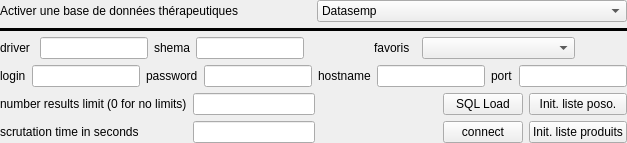
           <widget class="QWidget" name="tabDbconfig">
            <attribute name="title">
             <string>Bases de données thérapeutiques</string>
            </attribute>
            <layout class="QGridLayout" name="gridLayout_27">
             <property name="leftMargin">
              <number>0</number>
             </property>
             <property name="topMargin">
              <number>0</number>
             </property>
             <property name="rightMargin">
              <number>0</number>
             </property>
             <property name="bottomMargin">
              <number>0</number>
             </property>
             <item row="2" column="0" colspan="2">
              <layout class="QGridLayout" name="gridLayout_28">
               <item row="0" column="0">
                <widget class="QLabel" name="label_ip_driver">
                 <property name="sizePolicy">
                  <sizepolicy hsizetype="Maximum" vsizetype="Preferred">
                   <horstretch>0</horstretch>
                   <verstretch>0</verstretch>
                  </sizepolicy>
                 </property>
                 <property name="text">
                  <string>driver </string>
                 </property>
                </widget>
               </item>
               <item row="0" column="1">
                <widget class="QLineEdit" name="lineEdit_ip_driver">
                 <property name="sizePolicy">
                  <sizepolicy hsizetype="Maximum" vsizetype="Fixed">
                   <horstretch>0</horstretch>
                   <verstretch>0</verstretch>
                  </sizepolicy>
                 </property>
                 <property name="minimumSize">
                  <size>
                   <width>70</width>
                   <height>0</height>
                  </size>
                 </property>
                </widget>
               </item>
               <item row="0" column="5">
                <widget class="QLabel" name="label_ip_fav">
                 <property name="sizePolicy">
                  <sizepolicy hsizetype="Maximum" vsizetype="Preferred">
                   <horstretch>0</horstretch>
                   <verstretch>0</verstretch>
                  </sizepolicy>
                 </property>
                 <property name="text">
                  <string>                   favoris  </string>
                 </property>
                 <property name="alignment">
                  <set>Qt::AlignRight|Qt::AlignTrailing|Qt::AlignVCenter</set>
                 </property>
                </widget>
               </item>
               <item row="0" column="6">
                <layout class="QGridLayout" name="gridLayout_ftp_fav_2">
                 <item row="0" column="0">
                  <widget class="QComboBox" name="comboBox_ip_fav">
                   <property name="sizePolicy">
                    <sizepolicy hsizetype="MinimumExpanding" vsizetype="Fixed">
                     <horstretch>0</horstretch>
                     <verstretch>0</verstretch>
                    </sizepolicy>
                   </property>
                  </widget>
                 </item>
                 <item row="0" column="1">
                  <widget class="QPushButton" name="pushButton_ip_fav_add">
                   <property name="maximumSize">
                    <size>
                     <width>20</width>
                     <height>20</height>
                    </size>
                   </property>
                   <property name="autoFillBackground">
                    <bool>false</bool>
                   </property>
                   <property name="styleSheet">
                    <string notr="true">background-color: qlineargradient(x1: 0, y1: 0, x2: 0, y2: 1, stop: 0 #6976f7, stop: 1 #FFFFFF);</string>
                   </property>
                   <property name="text">
                    <string/>
                   </property>
                   <property name="flat">
                    <bool>true</bool>
                   </property>
                  </widget>
                 </item>
                 <item row="0" column="2">
                  <widget class="QPushButton" name="pushButton_ip_fav_del">
                   <property name="maximumSize">
                    <size>
                     <width>20</width>
                     <height>20</height>
                    </size>
                   </property>
                   <property name="autoFillBackground">
                    <bool>false</bool>
                   </property>
                   <property name="styleSheet">
                    <string notr="true">background-color: qlineargradient(x1: 0, y1: 0, x2: 0, y2: 1, stop: 0 #6976f7, stop: 1 #FFFFFF);</string>
                   </property>
                   <property name="text">
                    <string/>
                   </property>
                   <property name="flat">
                    <bool>true</bool>
                   </property>
                  </widget>
                 </item>
                </layout>
               </item>
               <item row="0" column="3">
                <widget class="QLineEdit" name="lineEdit_ip_schema">
                 <property name="sizePolicy">
                  <sizepolicy hsizetype="Maximum" vsizetype="Fixed">
                   <horstretch>0</horstretch>
                   <verstretch>0</verstretch>
                  </sizepolicy>
                 </property>
                 <property name="minimumSize">
                  <size>
                   <width>70</width>
                   <height>0</height>
                  </size>
                 </property>
                </widget>
               </item>
               <item row="0" column="2">
                <widget class="QLabel" name="label_ip_shema">
                 <property name="sizePolicy">
                  <sizepolicy hsizetype="Maximum" vsizetype="Preferred">
                   <horstretch>0</horstretch>
                   <verstretch>0</verstretch>
                  </sizepolicy>
                 </property>
                 <property name="text">
                  <string>shema</string>
                 </property>
                </widget>
               </item>
              </layout>
             </item>
             <item row="3" column="0" colspan="2">
              <layout class="QGridLayout" name="gridLayout_29">
               <item row="0" column="4">
                <widget class="QLabel" name="label_ip_login">
                 <property name="text">
                  <string>login</string>
                 </property>
                </widget>
               </item>
               <item row="0" column="5">
                <widget class="QLineEdit" name="lineEdit_ip_login"/>
               </item>
               <item row="0" column="6">
                <widget class="QLabel" name="label_ip_password">
                 <property name="text">
                  <string>password</string>
                 </property>
                </widget>
               </item>
               <item row="0" column="7">
                <widget class="QLineEdit" name="lineEdit_ip_password">
                 <property name="echoMode">
                  <enum>QLineEdit::PasswordEchoOnEdit</enum>
                 </property>
                </widget>
               </item>
               <item row="0" column="10">
                <widget class="QLabel" name="label_ip_port">
                 <property name="text">
                  <string>port</string>
                 </property>
                </widget>
               </item>
               <item row="0" column="11">
                <widget class="QLineEdit" name="lineEdit_ip_port">
                 <property name="echoMode">
                  <enum>QLineEdit::Normal</enum>
                 </property>
                </widget>
               </item>
               <item row="0" column="8">
                <widget class="QLabel" name="label_ip_hostname">
                 <property name="text">
                  <string>hostname</string>
                 </property>
                </widget>
               </item>
               <item row="0" column="9">
                <widget class="QLineEdit" name="lineEdit_ip_hostname"/>
               </item>
              </layout>
             </item>
             <item row="4" column="0" colspan="2">
              <layout class="QGridLayout" name="gridLayout_30">
               <item row="1" column="0">
                <widget class="QLabel" name="label_ip_scrutation">
                 <property name="text">
                  <string>scrutation time in seconds</string>
                 </property>
                </widget>
               </item>
               <item row="1" column="1">
                <widget class="QLineEdit" name="lineEdit_ip_scrutation_time"/>
               </item>
               <item row="1" column="2">
                <spacer name="horizontalSpacer">
                 <property name="orientation">
                  <enum>Qt::Horizontal</enum>
                 </property>
                 <property name="sizeHint" stdset="0">
                  <size>
                   <width>40</width>
                   <height>20</height>
                  </size>
                 </property>
                </spacer>
               </item>
               <item row="0" column="1">
                <widget class="QLineEdit" name="lineEdit_resultsLimit"/>
               </item>
               <item row="0" column="0">
                <widget class="QLabel" name="label_2">
                 <property name="text">
                  <string>number results limit (0 for no limits)</string>
                 </property>
                </widget>
               </item>
               <item row="0" column="4">
                <widget class="QPushButton" name="pushButton_InitHitList">
                 <property name="text">
                  <string>Init. liste poso.</string>
                 </property>
                </widget>
               </item>
               <item row="1" column="3">
                <widget class="QPushButton" name="pushButton_ip_connect">
                 <property name="text">
                  <string>connect</string>
                 </property>
                </widget>
               </item>
               <item row="1" column="4">
                <widget class="QPushButton" name="pushButton_initDrugListe">
                 <property name="text">
                  <string>Init. liste produits</string>
                 </property>
                </widget>
               </item>
               <item row="0" column="3">
                <widget class="QPushButton" name="pushButton_SQL_Load">
                 <property name="text">
                  <string>SQL Load</string>
                 </property>
                </widget>
               </item>
              </layout>
             </item>
             <item row="0" column="1">
              <widget class="QComboBox" name="comboBox_choixBase">
               <item>
                <property name="text">
                 <string>Datasemp</string>
                </property>
               </item>
               <item>
                <property name="text">
                 <string>Theriaque</string>
                </property>
               </item>
              </widget>
             </item>
             <item row="1" column="0" colspan="2">
              <widget class="Line" name="line">
               <property name="frameShadow">
                <enum>QFrame::Plain</enum>
               </property>
               <property name="lineWidth">
                <number>8</number>
               </property>
               <property name="orientation">
                <enum>Qt::Horizontal</enum>
               </property>
              </widget>
             </item>
             <item row="0" column="0">
              <widget class="QLabel" name="label_3">
               <property name="text">
                <string>Activer une base de données thérapeutiques</string>
               </property>
              </widget>
             </item>
            </layout>
           </widget>
